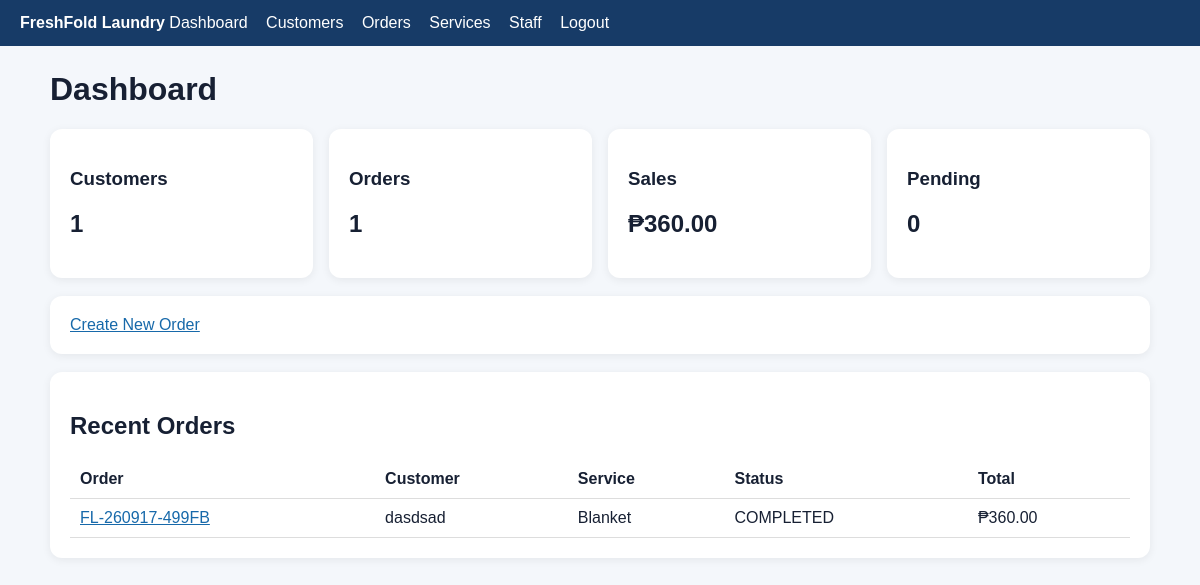
The page / (signed in) on the database its author committed.
### tables this page shows
CREATE TABLE orders (
            id INTEGER PRIMARY KEY AUTOINCREMENT,
            order_code TEXT UNIQUE NOT NULL,
            customer_id INTEGER NOT NULL,
            service_id INTEGER NOT NULL,
            weight REAL NOT NULL,
            price_per_kg REAL NOT NULL,
            total_price REAL NOT NULL,
            date_received TEXT NOT NULL,
            expected_pickup TEXT NOT NULL,
            amount_paid REAL NOT NULL DEFAULT 0,
            balance REAL NOT NULL,
            payment_method TEXT NOT NULL DEFAULT 'Cash',
            payment_status TEXT NOT NULL DEFAULT 'Unpaid',
            status TEXT NOT NULL DEFAULT 'RECEIVED',
            notes TEXT NOT NULL DEFAULT '',
            qr_token TEXT UNIQUE NOT NULL,
            created_at TEXT NOT NULL DEFAULT CURRENT_TIMESTAMP,
            FOREIGN KEY (customer_id) REFERENCES customers(id) ON DELETE RESTRICT,
            FOREIGN KEY (service_id) REFERENCES services(id) ON DELETE RESTRICT
        );

CREATE TABLE customers (
            id INTEGER PRIMARY KEY AUTOINCREMENT,
            name TEXT NOT NULL,
            phone TEXT NOT NULL,
            address TEXT NOT NULL DEFAULT '',
            created_at TEXT NOT NULL DEFAULT CURRENT_TIMESTAMP
        );

CREATE TABLE services (
            id INTEGER PRIMARY KEY AUTOINCREMENT,
            name TEXT UNIQUE NOT NULL,
            price_per_kg REAL NOT NULL,
            description TEXT NOT NULL DEFAULT '',
            active INTEGER NOT NULL DEFAULT 1
        );

### app.py (the view)
@app.route("/")
@login_required
def dashboard():
    db = get_db()
    stats = db.execute("""
        SELECT COUNT(DISTINCT c.id) AS customers,
               COUNT(o.id) AS orders,
               COALESCE(SUM(o.total_price), 0) AS sales,
               SUM(CASE WHEN o.status NOT IN ('COMPLETED', 'READY FOR PICKUP') THEN 1 ELSE 0 END) AS pending,
               SUM(CASE WHEN o.status = 'COMPLETED' THEN 1 ELSE 0 END) AS completed,
               SUM(CASE WHEN o.status = 'READY FOR PICKUP' THEN 1 ELSE 0 END) AS ready
        FROM customers c LEFT JOIN orders o ON o.customer_id = c.id
    """).fetchone()
    recent = db.execute("""
        SELECT o.*, c.name AS customer_name, s.name AS service_name
        FROM orders o JOIN customers c ON c.id=o.customer_id JOIN services s ON s.id=o.service_id
        ORDER BY o.created_at DESC LIMIT 6
    """).fetchall()
    return render_template("dashboard.html", stats=stats, recent=recent)

### app.py (called while the page is built)
def get_db():
    if "db" not in g:
        g.db = sqlite3.connect(app.config["DATABASE"])
        g.db.row_factory = sqlite3.Row
        g.db.execute("PRAGMA foreign_keys = ON")
    return g.db

def login_required(view):
    @wraps(view)
    def wrapped_view(*args, **kwargs):
        if "user_id" not in session:
            return redirect(url_for("login", next=request.path))
        return view(*args, **kwargs)
    return wrapped_view

def money(value):
    return f"₱{float(value or 0):,.2f}"

@app.template_filter("money")
def money_filter(value):
    return money(value)

@app.context_processor
def inject_globals():
    return {"statuses": STATUSES, "today": date.today().isoformat(), "shop_name": "FreshFold Laundry"}

@app.before_request
def ensure_database():
    init_db()

### templates/dashboard.html
{% extends "base.html" %}{% block content %}
<h1>Dashboard</h1>
<div class="grid">
<div class="card"><h3>Customers</h3><h2>{{ stats.customers }}</h2></div>
<div class="card"><h3>Orders</h3><h2>{{ stats.orders }}</h2></div>
<div class="card"><h3>Sales</h3><h2>{{ stats.sales|money }}</h2></div>
<div class="card"><h3>Pending</h3><h2>{{ stats.pending or 0 }}</h2></div>
</div>
<div class="card"><a href="{{ url_for('new_order') }}">Create New Order</a></div>
<div class="card"><h2>Recent Orders</h2>
<table><tr><th>Order</th><th>Customer</th><th>Service</th><th>Status</th><th>Total</th></tr>
{% for o in recent %}<tr><td><a href="{{ url_for('order_detail',order_id=o.id) }}">{{ o.order_code }}</a></td><td>{{ o.customer_name }}</td><td>{{ o.service_name }}</td><td>{{ o.status }}</td><td>{{ o.total_price|money }}</td></tr>{% else %}<tr><td colspan="5">No orders yet.</td></tr>{% endfor %}
</table></div>{% endblock %}

### templates/base.html (style rules this page uses)
body { font-family:Arial,sans-serif;margin:0;background:#f4f7fb;color:#172033 }
.card { background:white;border-radius:12px;padding:20px;margin-bottom:18px;box-shadow:0 2px 10px #0001 }
.grid { display:grid;grid-template-columns:repeat(auto-fit,minmax(220px,1fr));gap:16px }
table { width:100%;border-collapse:collapse;background:white }
th,td { padding:10px;border-bottom:1px solid #ddd;text-align:left }
a { color:#1769aa }

### rows shown on the page
orders: order_code "FL-260917-499FB", customer_name "dasdsad", service_name "Blanket", status "COMPLETED", total_price "₱360.00"

### other values the page prints
{{ stats.customers }} "1"
{{ stats.orders }} "1"
{{ stats.sales|money }} "₱360.00"
{{ stats.pending or 0 }} "0"
